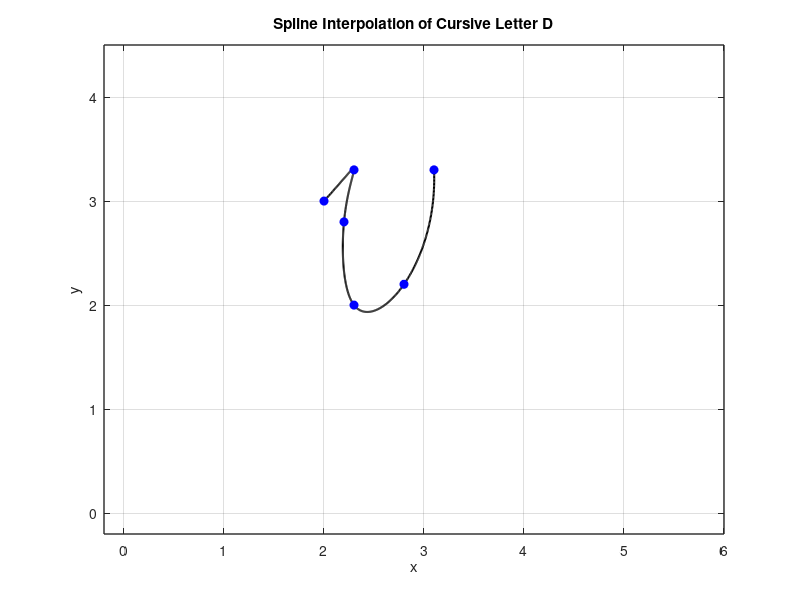

Recreate this plot in MATLAB.
x = [2 2.3 2.2 2.3 2.8 3.1];
y = [3 3.3 2.8 2 2.2 3.3];

n = length(x);
t = 0:n-1; % Parametric coordinate t
tt = 0:0.01:n-1; % More dense coordinate tt for spline interpolation

% Compute spline interpolation
xx = spline(t, x, tt);
yy = spline(t, y, tt);

% Plot settings
figure(1)
plot(xx, yy, 'k', 'LineWidth', 1.5) % plot spline
hold on
plot(x, y, 'bo', 'MarkerFaceColor', 'b') % plot data points
axis([-0.2 6 -0.2 4.5])
grid on
title('Spline Interpolation of Cursive Letter D')
xlabel('x')
ylabel('y')
set(gca, 'FontSize', 10, 'LineWidth', 1)
grid on
